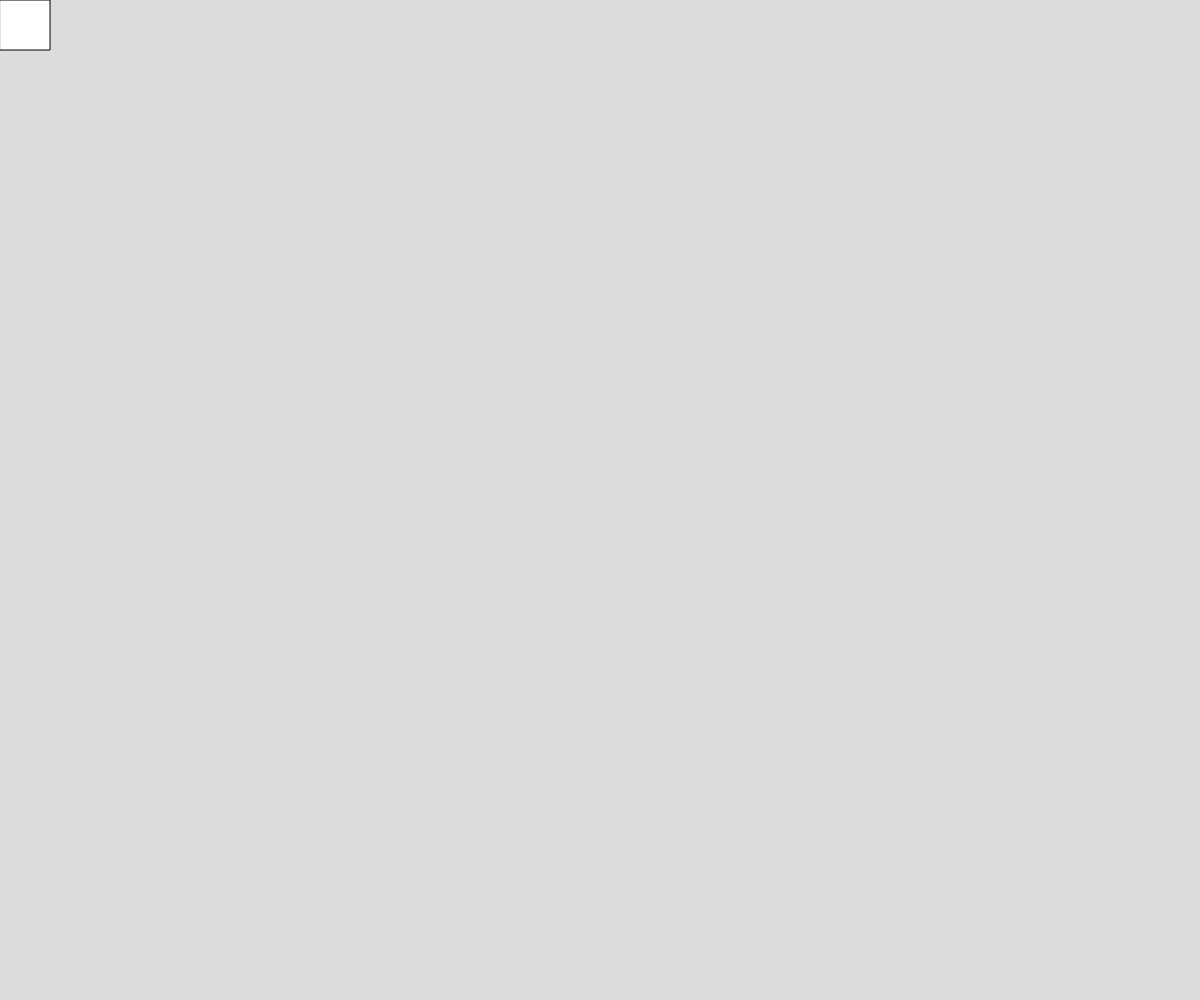
Frame 1 (no input)
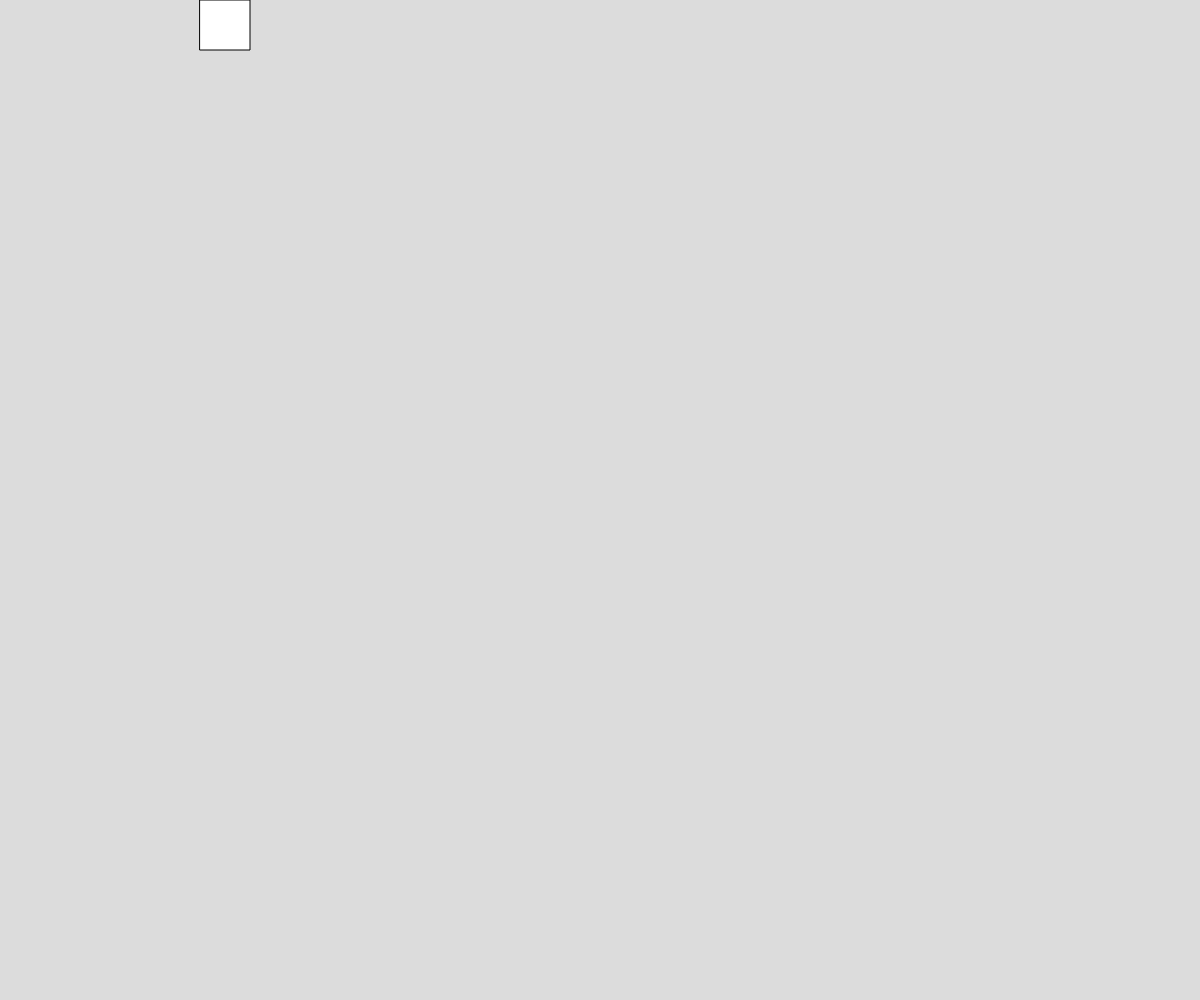
Frame 60 (no input)
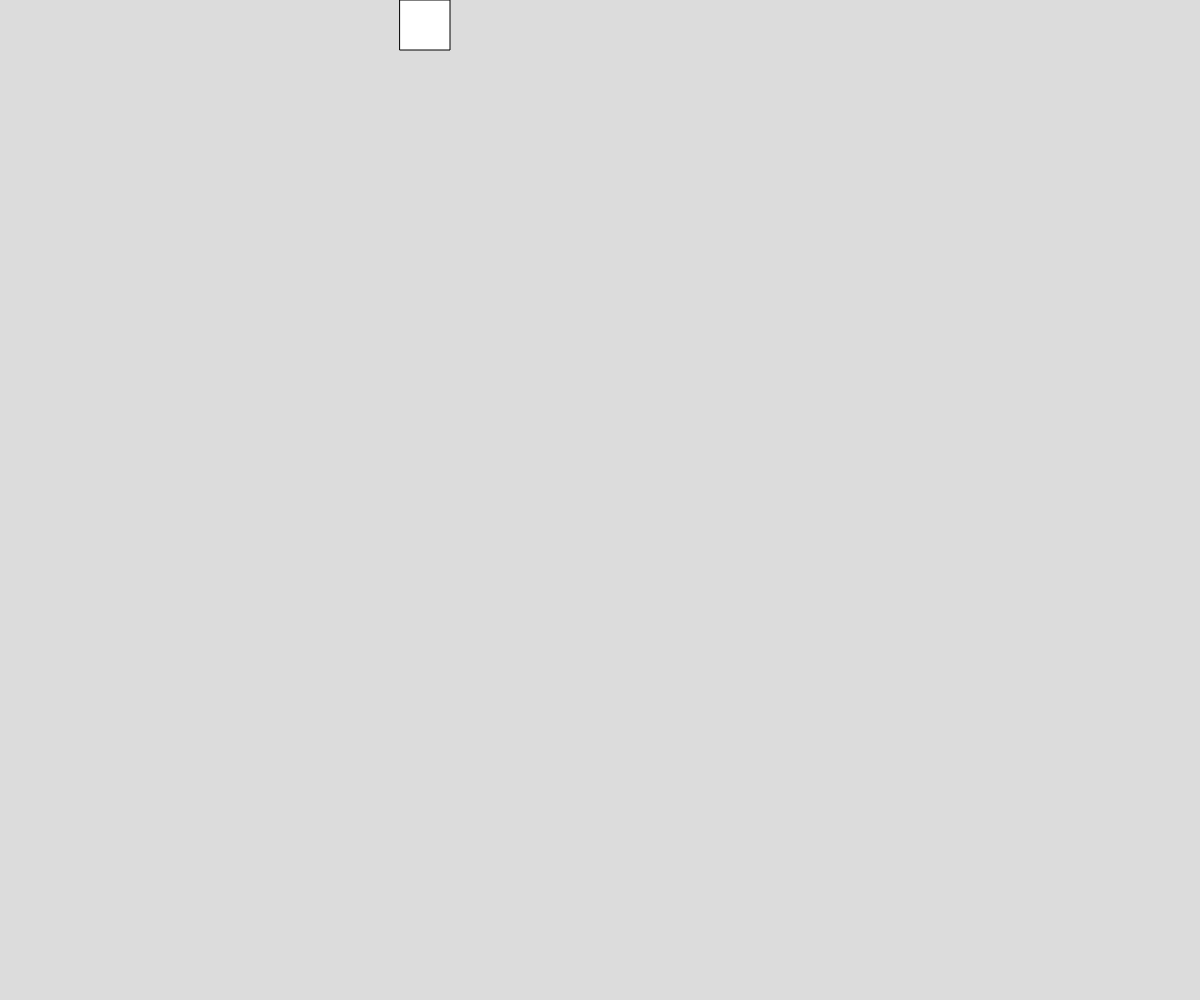
Frame 120 (the mouse pressed at the canvas centre since frame 60)

The p5.js sketch that drew these frames (run headless with seeded random() and noise() and a simulated clock; from frame 60 on, the mouse is pressed at the canvas centre):

// p5.js sketch
// ── sketch.js
// State Variable Partner Challenge
// Ethan Meachem & Xinchen Yao
// 2/27/2025


//Globals
let facing = "right";
let directionX = 0;
let directionY = 0;
let squareW = 50;
let squareSpeed = 10;
let currentFrame =0;


function setup() {
  createCanvas(windowWidth, windowHeight);
}

function draw() {
  background(220);
  squareMove();
  currentFrame = frameCount;
}

function squareMove(){

  square(directionX,directionY,squareW);
  if(directionX<width-squareW){
    if(currentFrame % 3 === 0) {
      directionX += squareSpeed;
    }
  }
  else if(directionY<height-squareW){
    if(currentFrame % 3 === 0) {
      directionY+=squareSpeed;
    }
  }
  else if(directionY>=height-squareW){
    if(currentFrame % 3 === 0) {
      directionX -= squareSpeed;
    }
  }
  
}

function keyPressed(){
  if (key === "s"){
    if(squareSpeed >= 1){
      squareSpeed -= 5;
      if(squareSpeed < 1){
        squareSpeed = 1;
      }
    }
  }
  if (key === "w"){
    if(squareSpeed >= 1){
      squareSpeed += 5;
      if(squareSpeed > 30){
        squareSpeed = 30;
      }
    }
  }
}
